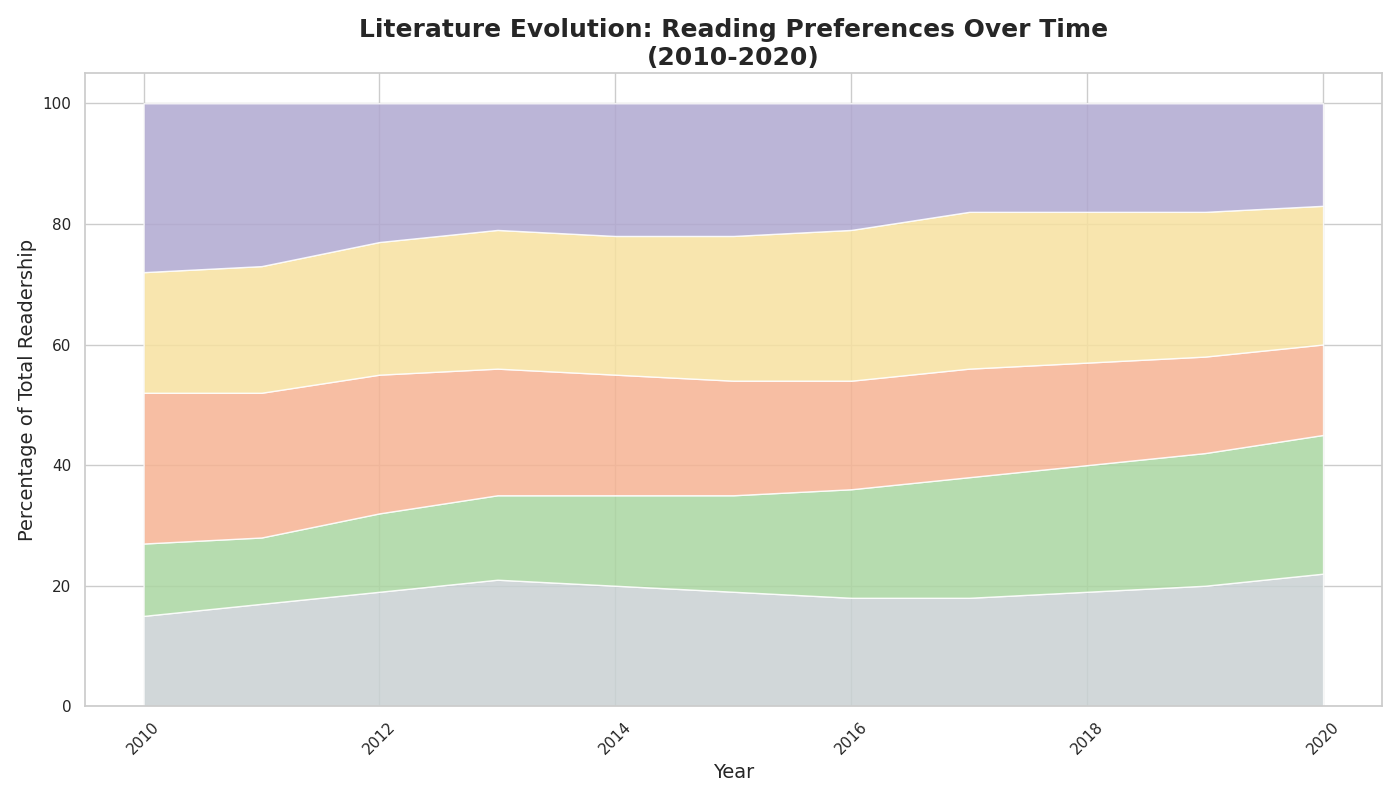

This chart was generated by the following Python code:
import matplotlib.pyplot as plt
import numpy as np

# Years from 2010 to 2020
years = np.arange(2010, 2021)

# Data for each genre (percentage of total readership)
fantasy = np.array([15, 17, 19, 21, 20, 19, 18, 18, 19, 20, 22])
sci_fi = np.array([12, 11, 13, 14, 15, 16, 18, 20, 21, 22, 23])
mystery = np.array([25, 24, 23, 21, 20, 19, 18, 18, 17, 16, 15])
romance = np.array([20, 21, 22, 23, 23, 24, 25, 26, 25, 24, 23])
non_fiction = np.array([28, 27, 23, 21, 22, 22, 21, 18, 18, 18, 17])

# Create figure and axis
fig, ax = plt.subplots(figsize=(14, 8))

# Plotting the stacked area chart
ax.stackplot(years, fantasy, sci_fi, mystery, romance, non_fiction,
             colors=['#c9d1d3', '#aad6a1', '#f6b393', '#f7e1a0', '#b0a8d0'], alpha=0.85)

# Title and labels
ax.set_title('Literature Evolution: Reading Preferences Over Time\n(2010-2020)', fontsize=18, fontweight='bold', loc='center')
ax.set_xlabel('Year', fontsize=14)
ax.set_ylabel('Percentage of Total Readership', fontsize=14)

# Rotating x-axis labels to prevent overlap
plt.setp(ax.xaxis.get_majorticklabels(), rotation=45)

# Automatically adjust the layout
plt.tight_layout()

# Show plot
plt.show()
